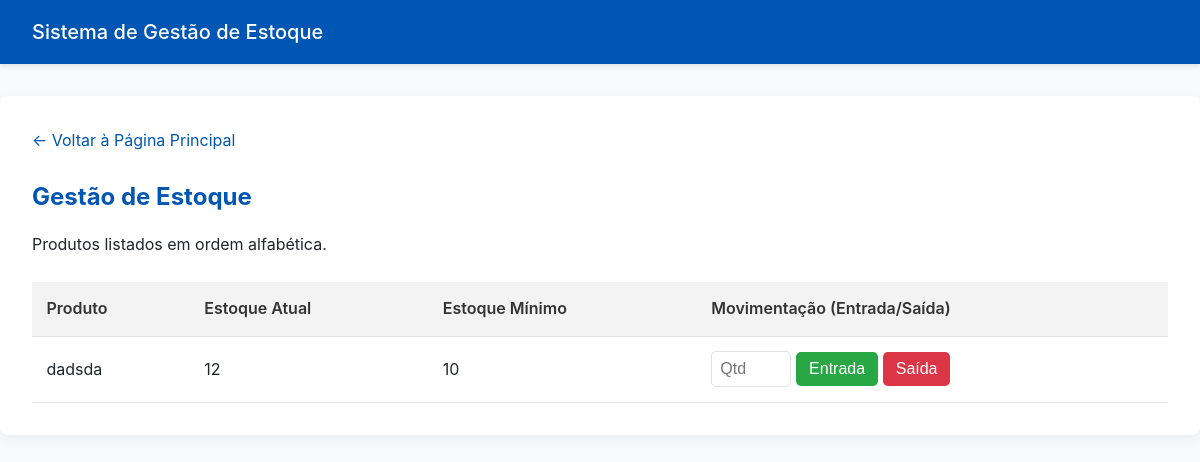
The app's page /produtos/gestao/ (signed in), older data.
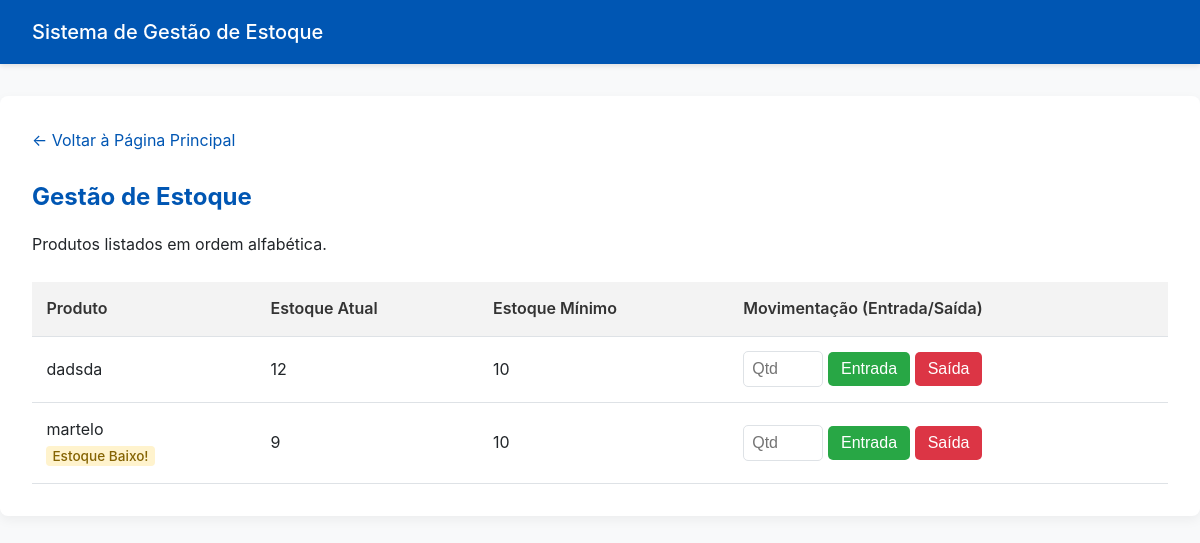
The same page, newer data.
### produtos/models.py (models this page shows, shortened)
class Produto(models.Model):
    nome = models.CharField(max_length=100, unique=True)
    descricao = models.TextField(blank=True, null=True, help_text="Detalhes, variações, material, etc.")
    quantidade_estoque = models.PositiveIntegerField(default=0)
    estoque_minimo = models.PositiveIntegerField(default=10)
    especificacoes = models.TextField(blank=True, null=True, help_text="Ex: Ponta imantada, cabo isolante, material da cabeça...")
    @property
    def abaixo_do_minimo(self):
        return self.quantidade_estoque < self.estoque_minimo

### produtos/views.py (the view)
# urls.py: path('gestao/', views.gestao_estoque, name='gestao_estoque'),
@login_required
def gestao_estoque(request):
    produtos_list = Produto.objects.order_by('nome')
    context = {
        'produtos': produtos_list
    }
    return render(request, 'produtos/gestao_estoque.html', context)

### templates/produtos/gestao_estoque.html (shortened to what this page needs)
{% extends 'base.html' %}
{% block content %}
<div class="container">
    <nav>
        <a href="{% url 'principal' %}">← Voltar à Página Principal</a>
    </nav>
    <h2>Gestão de Estoque</h2>
    <p>Produtos listados em ordem alfabética.</p>
    <table>
        <thead>
            <tr>
                <th>Produto</th>
                <th>Estoque Atual</th>
                <th>Estoque Mínimo</th>
                <th>Movimentação (Entrada/Saída)</th>
            </tr>
        </thead>
        <tbody>
            {% for produto in produtos %}
            <tr>
                <td>
                    {{ produto.nome }}
                    {% if produto.abaixo_do_minimo %}
                        <br><strong class="alert-warning" style="padding: 2px 6px; border-radius: 4px; font-size: 0.85rem;">Estoque Baixo!</strong>
                    {% endif %}
                </td>
                <td>{{ produto.quantidade_estoque }}</td>
                <td>{{ produto.estoque_minimo }}</td>
                <td>
                    <form action="{% url 'movimentar_estoque' produto.pk %}" method="post" style="display: flex; gap: 5px; align-items: center; margin: 0;">
                        <input type="number" name="quantidade" placeholder="Qtd" required style="width: 80px; padding: 0.5rem; margin: 0;">
                        <button type="submit" name="tipo" value="E" class="btn btn-success" style="padding: 0.5rem 0.8rem;">Entrada</button>
                        <button type="submit" name="tipo" value="S" class="btn btn-danger" style="padding: 0.5rem 0.8rem;">Saída</button>
                    </form>
                </td>
            </tr>
            {% empty %}
            <tr>
                <td colspan="4">Nenhum produto para gerenciar.</td>
            </tr>
            {% endfor %}
        </tbody>
    </table>
</div>
{% endblock %}

Row changes from the older to the newer data that the page shows:
added Produto: nome "martelo", shows "Estoque Baixo!", quantidade_estoque "9", estoque_minimo "10"
